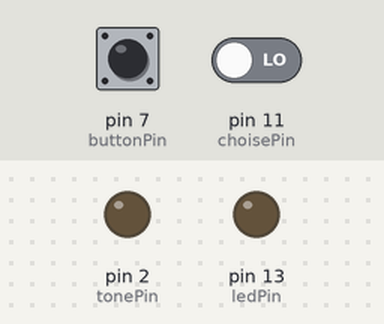
Bench run of a sketch on a simulated Arduino Nano, built with avr-gcc and run on an emulated ATmega328P. On the bench: output pins drawn as LEDs (lit = HIGH). The inputs (shaded band) are chosen by the test bench; at power-on: pin 7 (buttonPin) LOW, pin 11 (choisePin) LOW. Random numbers use the default seed unless the sketch sets one; what the sketch prints to the serial monitor is not drawn.

Above: at 1.3 s.
1.4 s: pin 7 (buttonPin) pulled HIGH for 0.15 s
At 4.4 s:
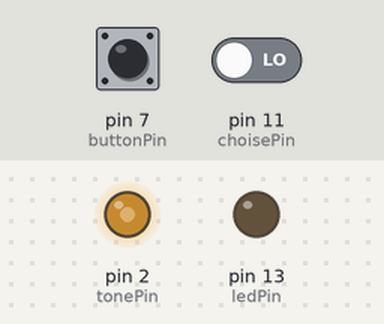
4.5 s: pin 7 (buttonPin) pulled HIGH for 3.2 s
At 5.5 s:
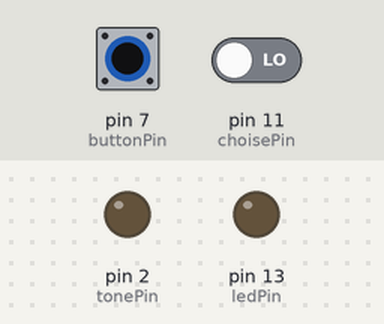
9.5 s: pin 7 (buttonPin) pulled HIGH for 1 s
At 9.8 s:
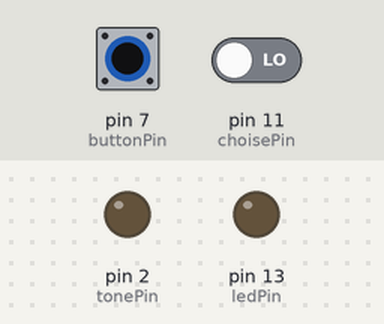
Timing chart, 0 to 12.5 s (numbered marks = the images above; inputs shaded):
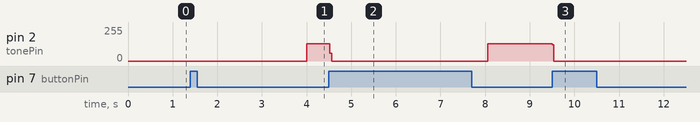

Measured:
- after the input at 1.4 s, pin 2 (tonePin): 0/255 → 129/255 after 2.6 s
- after the input at 4.5 s, pin 2 (tonePin): 129/255 → 0/255 at once, → 129/255 3.5 s later
- after the input at 9.5 s, pin 2 (tonePin): 129/255 → 0/255 at once

The sketch:

reactiontimer_uart.ino
```cpp
/*
 *
Reaction Timer for auditory & visual stimuli
by Märt Reinvee, EMÜ, Estonia.

Code loosely based on:
1) Arduino Reaction Timer using an RGB LCD 16x2 Character Display by Derek Molloy https://www.youtube.com/watch?v=o8V3zl6pmLw
2) Switch Case by Tom Igoe

Hardware:

1)Display: UART Serial 16*2 Characters LCD https://www.itead.cc/uart-serial-16-2-characters-lcd.html
!! Note, that the display is controlled via custom commands: http://wiki.iteadstudio.com/UART_SERIAL_16*2_CHARACTERS_LCD !!
2)Controller: ITEADUINO MINI NANO V3.0 ATMEGA328 BOARD FOR ARDUINO ID https://www.itead.cc/development-platform/arduino/iteaduino-nano.html
3)Piezobuzzer
4) 1xLED + resistor
5) 1xpushbutton + resistor
6) 1xtoggle-button + resistor

*
*/

//Hardware setup
int ledPin         =  13;    // Stop LED
int buttonPin      =  7;    // reaction timer button
int choisePin      =  11;    // LED / Buzzer selecting button
int tonePin        =  2;    // Buzzer connection
int choise;

//Phrases for uart-lcd
String greeting1 = ("Alustamiseks"); //Phrase on the first row
String greeting2 = ("vajuta nuppu"); //Phrase on the second row
String alert = ("valmis olla!");     //Seady
String listen1 = ("kuula");          //Listen
String cheat1 = ("Tegemist on");     //meassage for impossibly fast reaction time, row 1
String cheat2 = ("pettusega");       //row 2
String result1 = ("Reageerimisaeg:");
String result3 = (" ms");
String start1 = ("<START!>");   //GO

//In order to send a string to the display the command must start with 'ss' and end with ';'
String command1 = String("ss");
String command2 = String(";");

// States of execution
long randomDelayTime;        // holds the random time amount
boolean prepareState = true; // in introduction mode
boolean isTiming = false;    // timing the press state
long timerStartMillis;       // the time when the timer started
long timerEndMillis;         // the time when the timer finished

// Setup function - called only once
void setup() {
  pinMode(ledPin, OUTPUT);       // LED is an output
  pinMode (tonePin, OUTPUT);     //Buzzer is an output
  pinMode (choisePin, INPUT);   // button is an input
  pinMode(buttonPin, INPUT);     // button is an input
  Serial.begin(9600);
  delay(20);
  randomSeed(2*analogRead(0));     // use unconnected pin to seed random sequence

  Serial.print("sc;");   //clear display
  delay(20);             //delay for display commands
  Serial.print("sd0,0;"); //fist row, first column
  delay(20);
  Serial.print(command1 + greeting1 + command2); //concatenate the strings in order to conform with command structure
  delay(20);
  Serial.print("sd1,2;"); //second row..
  delay(20);
  Serial.print(command1 + greeting2 + command2);
  delay(20);
   }


 void loop() {

  choise = digitalRead(choisePin); //read choise button
  switch (choise) {
  case 0:   //Reaction for sound stimulus

 if(prepareState){

    if (digitalRead(buttonPin)==true)  // if the button is pressed
    {
      Serial.print("sc;");                 // clear the display
      delay(20);
      Serial.print("sd0,2;");
      delay(20);
      Serial.print(command1 + alert + command2);
      delay(20);
      randomDelayTime = random(6000);  // this is the random amount to be used 0-1,8 seconds
      while (digitalRead(buttonPin)==true) {} // wait until the button is released
      prepareState = false;       // finished prepare state - lets move on
    }
  }
  else // not in prepare state
  {
     if (!isTiming)                // the timer isn't running, so we are pausing for random amount, ! - tähsitab eitust.
     {
      Serial.print("sc;");                 // clear the display
      delay(20);
      Serial.print("sd0,5;");
      delay(20);
      Serial.print(command1 + listen1 + command2);
      delay(randomDelayTime);      // delay for the random amount
      timerStartMillis = millis(); // get the current time
        while (digitalRead(buttonPin)==false)
  {
           analogWrite(tonePin,208);
           delay(1);
           digitalWrite(tonePin, LOW);
           delay(1);
  }
        isTiming = true;             // now we are ready to start timing reactions

     }
     else // now we are timing person's reaction
     {
        if (digitalRead(buttonPin)==true)  // when they press the button
        {
           timerEndMillis = millis(); // get the current time
           digitalWrite(ledPin, LOW); // turn off the red led
           long difference = timerEndMillis - timerStartMillis; // time taken is difference between times
           Serial.print("sc;");                    // clear the LCD
           delay(20);
           Serial.print("sd0,1;");
           delay(20);
           if (difference == 0)            // If the difference is 0 they held the button - or are supermen!
           {
             Serial.print(command1 + cheat1 + command2);
             delay(30);
             Serial.print("sd1,2;");
             delay(30);
             Serial.print(command1 + cheat2 + command2);
             delay(20);
           }
           else  // valid time
           {
             Serial.print(command1 + result1 + command2);
             delay(30);
             Serial.print("sd1,3;");
             delay(30);
             String result2 = String(difference, DEC);
             Serial.print(command1 + result2 + result3 + command2);
             delay(20);
            }
           delay(1000);
           while (digitalRead(buttonPin)==false) {}                    // leave the message on the screen
           isTiming = false;               // ready to start timing again
           prepareState = true;            // ready to start all over
         }
     }
  }
  break;

  case 1:   //reaction for visual stimulus
 if(prepareState){                // prepare state - give out the instruction to press button

      if (digitalRead(buttonPin)==true)  // if the button is pressed
    {
      Serial.print("sc;");                 // clear the display
      delay(20);
      Serial.print("sd0,2;");
      delay(20);
      Serial.print(command1 + alert + command2);
      delay(20);
      randomDelayTime = random(6000);  // this is the random amount to be used 0-1,8 seconds
      while (digitalRead(buttonPin)==true) {} // wait until the button is released
      prepareState = false;       // finished prepare state - lets move on
    }
  }
  else // not in prepare state
  {
     if (!isTiming)                // the timer isn't running, so we are pausing for random amount, ! - tähsitab eitust.
     {
        delay(randomDelayTime);      // delay for the random amount
        digitalWrite(ledPin, HIGH);  // when finished - set red LED high
        Serial.print("sc;");
        delay(10);
        Serial.print("sd0,4;");
        delay(20);         // press now message
        Serial.print(command1 + start1 + command2);
        delay(20);
        isTiming = true;             // now we are ready to start timing reactions
        timerStartMillis = millis(); // get the current time
     }
     else // now we are timing person's reaction
     {
        if (digitalRead(buttonPin)==true)  // when they press the button
        {
           timerEndMillis = millis(); // get the current time
           digitalWrite(ledPin, LOW); // turn off the red led
           long difference = timerEndMillis - timerStartMillis; // time taken is difference between times
           Serial.print("sc;");                    // clear the LCD
           delay(20);
           Serial.print("sd0,1;");
           delay(20);
           if (difference == 0)            // If the difference is 0 they held the button - or are supermen!
           {
            Serial.print(command1 + cheat1 + command2);
            delay(30);
            Serial.print("sd1,2;");
            delay(30);
            Serial.print(command1 + cheat2 + command2);
            delay(20);
           }
           else  // valid time
           {
             String result2 = String(difference, DEC);
             Serial.print("sd1,3;");
             delay(20);
             Serial.print(command1 + result2 + result3 + command2);
             delay(60);
             Serial.print("sd0,0;");
             delay(60);
             Serial.print(command1 + result1 + command2);
             delay(60);

           }
           delay(1000);
           while (digitalRead(buttonPin)==false) {}                    // leave the message on the screen
           isTiming = false;               // ready to start timing again
           prepareState = true;            // ready to start all over
         }
     }
  }
  break;
  }
 }
```
